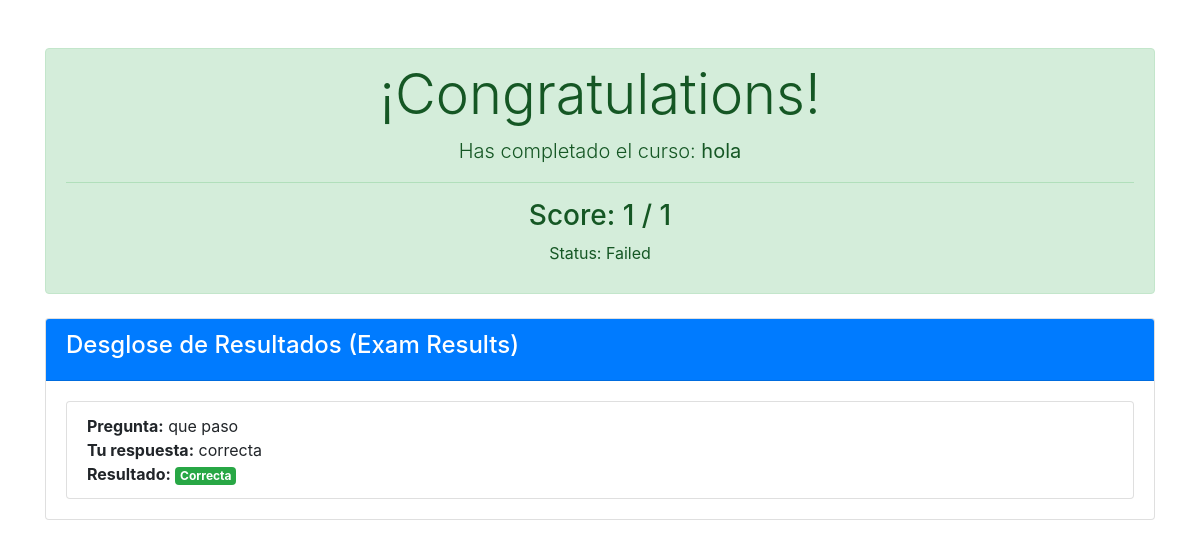
/onlinecourse/1/exam_result/1/, run on the app's committed database.
### onlinecourse/models.py (models this page shows, shortened)
class Course(models.Model):
    name = models.CharField(null=False, max_length=30, default='online course')
    image = models.ImageField(upload_to='course_images/')
    description = models.CharField(max_length=1000)
    pub_date = models.DateField(null=True)
    instructors = models.ManyToManyField(Instructor)
    users = models.ManyToManyField(settings.AUTH_USER_MODEL, through='Enrollment')
    total_enrollment = models.IntegerField(default=0)
    is_enrolled = False

class Choice(models.Model):
    question = models.ForeignKey(Question, on_delete=models.CASCADE)
    choice_text = models.CharField(max_length=200)
    is_correct = models.BooleanField(default=False)

class Question(models.Model):
    lesson = models.ForeignKey(Lesson, on_delete=models.CASCADE)
    question_text = models.CharField(max_length=200)
    grade = models.IntegerField(default=1)

### onlinecourse/views.py (the view)
# urls.py: path('<int:course_id>/exam_result/<int:submission_id>/', views.show_exam_result, name='show_exam_result'),
def show_exam_result(request, course_id, submission_id):
    course = get_object_or_404(Course, pk=course_id)
    submission = get_object_or_404(Submission, pk=submission_id)
    total_score = 0
    possible_score = 0
    for choice in submission.choices.all():
        possible_score += choice.question.grade
        if choice.is_correct:
            total_score += choice.question.grade
    passed = total_score >= 80
    context = {
        'course': course,
        'total_score': total_score,      # El bot busca este nombre exacto
        'possible_score': possible_score, # El bot busca este nombre exacto
        'passed': passed,
        'submission': submission
    }
    return render(request, 'exam_result.html', context)

### onlinecourse/templates/exam_result.html (shortened to what this page needs)
<!DOCTYPE html>
<html lang="en">
<head>
    <link href="https://stackpath.bootstrapcdn.com/bootstrap/4.5.2/css/bootstrap.min.css" rel="stylesheet">
</head>
<body>
    <div class="container mt-5">
        <div class="alert alert-success text-center">
            <h1 class="display-4">¡Congratulations!</h1>
            <p class="lead">Has completado el curso: <strong>{{ course.name }}</strong></p>
            <hr>
            <h3>Score: {{ total_score }} / {{ possible_score }}</h3>
            <p>Status: {% if passed %} Passed {% else %} Failed {% endif %}</p>
        </div>
        <div class="card mt-4">
            <div class="card-header bg-primary text-white">
                <h4>Desglose de Resultados (Exam Results)</h4>
            </div>
            <div class="card-body">
                <ul class="list-group">
                    {% for choice in submission.choices.all %}
                    <li class="list-group-item">
                        <strong>Pregunta:</strong> {{ choice.question.question_text }}<br>
                        <strong>Tu respuesta:</strong> {{ choice.choice_text }}<br>
                        <strong>Resultado:</strong>
                        {% if choice.is_correct %}
                            <span class="badge badge-success">Correcta</span>
                        {% else %}
                            <span class="badge badge-danger">Incorrecta</span>
                        {% endif %}
                    </li>
                    {% endfor %}
                </ul>
            </div>
        </div>
    </div>
</body>
</html>

### data on the page
Course: name "hola"
Choice: question.question_text "que paso", choice_text "correcta", is_correct "Correcta"

### other printed values
{{ total_score }} "1"
{{ possible_score }} "1"
